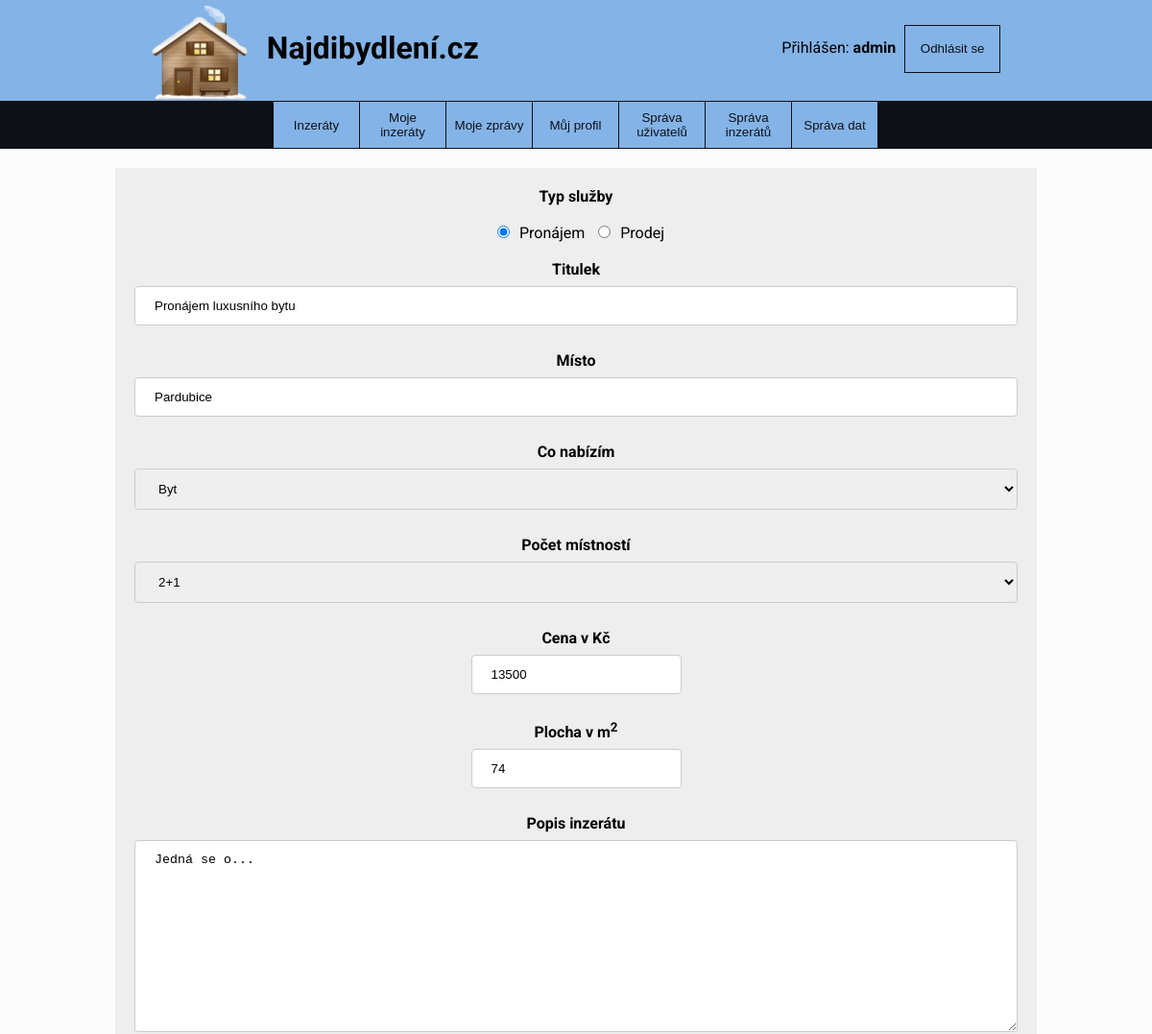
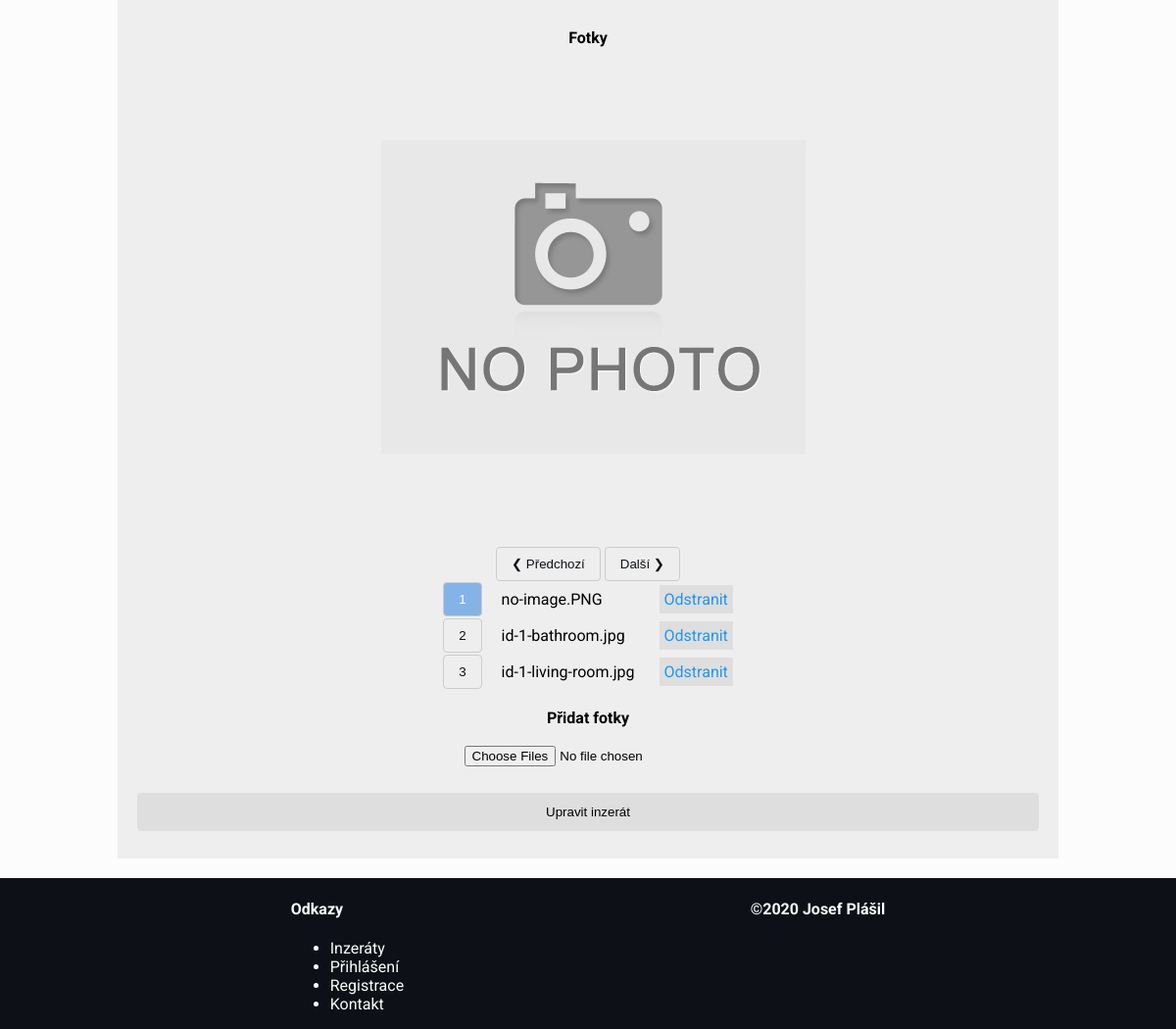
The page /index.php?page=edit_ad&item=1 (signed in) on the database its author committed (2 pictures, top to bottom).
### tables this page shows
CREATE TABLE IF NOT EXISTS `items`
(
    `item_id`                INT(5)      NOT NULL AUTO_INCREMENT,
    `publication_date`       DATETIME    NOT NULL,
    `modification_date`      DATETIME    NULL,
    `price`                  INT(7)      NOT NULL,
    `area`                   INT(6)      NOT NULL,
    `users_user_id`          INT(6)      NOT NULL,
    `categories_category_id` INT(2)      NOT NULL,
    `title`                  VARCHAR(45) NOT NULL,
    `description`            TEXT        NOT NULL,
    `rooms_room_id`          INT(2)      NOT NULL,
    `cities_city_id`         INT         NOT NULL,
    `type`                   VARCHAR(45) NOT NULL,
    PRIMARY KEY (`item_id`),
    INDEX `fk_ITEM_USERS1_idx` (`users_user_id` ASC),
    INDEX `fk_ITEM_CATEGORY1_idx` (`categories_category_id` ASC),
    INDEX `fk_ITEMS_ROOMS1_idx` (`rooms_room_id` ASC),
    INDEX `fk_items_cities1_idx` (`cities_city_id` ASC),
    CONSTRAINT `fk_ITEM_USERS1`
        FOREIGN KEY (`users_user_id`)
            REFERENCES `users` (`user_id`)
            ON DELETE NO ACTION
            ON UPDATE NO ACTION,
    CONSTRAINT `fk_ITEM_CATEGORY1`
        FOREIGN KEY (`categories_category_id`)
            REFERENCES `categories` (`category_id`)
            ON DELETE NO ACTION
            ON UPDATE NO ACTION,
    CONSTRAINT `fk_ITEMS_ROOMS1`
        FOREIGN KEY (`rooms_room_id`)
            REFERENCES `rooms` (`room_id`)
            ON DELETE NO ACTION
            ON UPDATE NO ACTION,
    CONSTRAINT `fk_items_cities1`
        FOREIGN KEY (`cities_city_id`)
            REFERENCES `cities` (`city_id`)
            ON DELETE NO ACTION
            ON UPDATE NO ACTION
);

CREATE TABLE IF NOT EXISTS `cities`
(
    `city_id`           INT         NOT NULL AUTO_INCREMENT,
    `name`              VARCHAR(45) NOT NULL,
    `regions_region_id` INT         NOT NULL,
    PRIMARY KEY (`city_id`),
    INDEX `fk_cities_regions1_idx` (`regions_region_id` ASC),
    CONSTRAINT `fk_cities_regions1`
        FOREIGN KEY (`regions_region_id`)
            REFERENCES `regions` (`region_id`)
            ON DELETE NO ACTION
            ON UPDATE NO ACTION
);

CREATE TABLE IF NOT EXISTS `images`
(
    `image_id`      INT          NOT NULL AUTO_INCREMENT,
    `name`          VARCHAR(75)  NOT NULL,
    `path`          VARCHAR(256) NOT NULL,
    `items_item_id` INT(5)       NOT NULL,
    PRIMARY KEY (`image_id`),
    INDEX `fk_images_items1_idx` (`items_item_id` ASC),
    CONSTRAINT `fk_images_items1`
        FOREIGN KEY (`items_item_id`)
            REFERENCES `items` (`item_id`)
            ON DELETE NO ACTION
            ON UPDATE NO ACTION
);

### data/function.php (called while the page is built, shortened)
<?php
$dbServername = "localhost";
$dbUsername = "root";
$dbPassword = "Database1001";
$dbName = 'db_dev';
function getCategories() {
    global $dbServername, $dbUsername, $dbPassword, $dbName;
    $conn = new mysqli($dbServername, $dbUsername, $dbPassword, $dbName);
    $sql = "SELECT * FROM categories";
    return $conn->query($sql);
}
function getRooms() {
    global $dbServername, $dbUsername, $dbPassword, $dbName;
    $conn = new mysqli($dbServername, $dbUsername, $dbPassword, $dbName);
    $sql = "SELECT * FROM rooms";
    return $conn->query($sql);
}
function getItem($id) {
    global $dbServername, $dbUsername, $dbPassword, $dbName;
    $conn = new mysqli($dbServername, $dbUsername, $dbPassword, $dbName);
    $sql = "SELECT item_id, publication_date, modification_date, price, area, users.username,users.email, categories.name AS category,
       title, items.description, cities.name AS city, regions.name AS region, rooms.name AS room, type FROM items
                JOIN users ON items.USERS_user_id=user_id
                JOIN categories ON items.categories_category_id = categories.category_id
                JOIN cities ON items.cities_city_id = cities.city_id
                JOIN regions on cities.regions_region_id = region_id
                LEFT JOIN rooms on items.ROOMS_room_id = room_id
                WHERE item_id = $id";
    return $conn->query($sql);
}
function getPictures($id) {
    global $dbServername, $dbUsername, $dbPassword, $dbName;
    $conn = new mysqli($dbServername, $dbUsername, $dbPassword, $dbName);
    $sql = "SELECT * FROM images WHERE items_item_id = $id";
    return $conn->query($sql);
}

### page/edit_ad.php (the view, shortened to what this page needs)
<?php
if (isset($_GET["item"])) {
    $itemId = $_GET["item"];
    $item = getItem($itemId);
    if ($item->num_rows > 0) {
        $rowItem = $item->fetch_assoc();
    }
    $pictures = getPictures($itemId);
}
?>
<div class="full-width-wrapper">
    <div class="flex-wrap">
        <div class="item-details">
            <div class="search-form">
                <form name="item-form-values" action="" method="post" enctype="multipart/form-data">
                    <b>Typ služby</b><br><br>
                    <label><input type="radio" name="radio2" value="Pronájem" <?php
                            if ($rowItem["type"] == 'Pronájem'){
                                echo "checked";
                            }
                        ?> checked>Pronájem</label>
                    <label><input type="radio" name="radio2" value="Prodej" <?php
                            if ($rowItem["type"] == 'Prodej'){
                                echo "checked";
                        }
                        ?>>Prodej</label>
                    <br><br>
                    <label><b>Titulek</b><input required id="titleValue" type="text" placeholder="Zadejte titulek" name="item-title" value="<?php
                        echo $rowItem["title"];
                        ?>"></label>
                    <br><br>
                    <label><b>Místo</b><input required id="cityValue" type="text" placeholder="Zadejte město" name="item-city" value="<?php
                        echo $rowItem["city"];
                        ?>"></label>
                    <br><br>
                    <label><b>Co nabízím</b>
                        <select name="item-category" id="selectCategory" onchange="categoryChange()">
                            <?php
                            $categories = getCategories();
                            if ($categories->num_rows > 0) {
                                while ($rowCategory = $categories->fetch_assoc()) {
                                    $category = $rowCategory['name'];
                                    ?>
                                    <option <?php echo "value=$category"?><?php
                                    if ($rowItem["category"] == $category) {
                                        echo " selected";
                                    }
                                    echo ">$category </option>";
                                }
                            }
                            ?>
                        </select>
                        <br>
                    </label><br>
                    <div id="selectRooms">
                        <label><b>Počet místností</b>
                            <select name="item-rooms">
                                <?php
                                $rooms = getRooms();
                                if ($rooms->num_rows > 0) {
                                    while ($rowRoom = $rooms->fetch_assoc()) {
                                        $room = $rowRoom['name'];
                                        ?>
                                        <option <?php echo "value=$room"?><?php
                                        if ($rowItem["room"] == $room) {
                                            echo " selected";
                                        }
                                        echo ">$room </option>";
                                    }
                                }
                                ?>
                            </select>
                        </label>
                    </div>
                    <br>
                    <label><b>Cena v Kč</b></label><br>
                    <div class="search-from-to">
                        <label><input required type="text" placeholder="Cena" name="item-price" value="<?php
                            echo $rowItem["price"];
                            ?>">
                        </label>
                    </div>
                    <br><br>
                    <label><b>Plocha v m<sup>2</sup></b></label><br>
                    <div class="search-from-to">
                        <label><input required type="text" placeholder="Plocha" name="item-area" value="<?php
                            echo $rowItem["area"];
                            ?>">
                        </label>
                    </div>
                    <br><br>
                    <label><b>Popis inzerátu</b><br>
                        <textarea required placeholder="Popis nového inzerátu..." name="item-description"><?php echo $rowItem["description"];?></textarea></label>
                    <br><br>
                    <b>Fotky</b><br>
                    <?php
                    $nameArray = array();
                    if ($pictures->num_rows > 0) {
                        echo "<div class='item-image-container'>";
                        $imageCount = $pictures->num_rows;
                        while ($rowPicture = $pictures->fetch_assoc()) {
                            $pictureName = $rowPicture["name"];
                            $picturePath = $rowPicture["path"];
                            array_push($nameArray, $pictureName);
                            echo "<img class='item-image-slider' src= '$picturePath' alt='$pictureName'>";
                        }
                        echo "
                    </div>
                    <button type='button' class=\"slide-button\" onclick=\"plusDivs(-1)\">&#10094; Předchozí</button>
                    <button type='button' class=\"slide-button\" onclick=\"plusDivs(1)\">Další &#10095;</button><br>
                    <table>
                    ";
                        $arrayIndex = 0;
                        for ($x = 1; $x <= $imageCount; $x++) {
                            echo "<tr>
                                    <td><button type='button' class=\"slide-button mark\" onclick=\"currentDiv('$x')\">$x</button></td>
                                    <td>$nameArray[$arrayIndex]</td>
                                    <td><a class=\"information-link\" href=\"?page=delete_image&image=$nameArray[$arrayIndex]\" onclick=\"return confirm('Opravdu chcete fotku smazat?')\">Odstranit</a></td>
                                    </tr> ";
                            $arrayIndex++;
                        }
                        echo "
                    </table>
                    <script>
                    /* Kod tohoto scriptu byl prevzat z https://www.w3schools.com/w3css/w3css_slideshow.asp */
                    let slideIndex = 1;
                        showDivs(slideIndex);
                        function plusDivs(n) {
                          showDivs(slideIndex += n);
                        }
                        function currentDiv(n) {
                          showDivs(slideIndex = n);
                        }
                        function showDivs(n) {
                          let i;
                          let x = document.getElementsByClassName(\"item-image-slider\");
                          let dots = document.getElementsByClassName(\"mark\");
                          if (n > x.length) {slideIndex = 1}
                          if (n < 1) {slideIndex = x.length}
                          for (i = 0; i < x.length; i++) {
                            x[i].style.display = \"none\";
                          }
                          for (i = 0; i < dots.length; i++) {
                            dots[i].className = dots[i].className.replace(\" slide-button-active\", \"\");
                          }
                          x[slideIndex-1].style.display = \"block\";
                          dots[slideIndex-1].className += \" slide-button-active\";
                        }
                    </script>
                    ";
                    } else {
                        echo "Fotky nebyly přidány.<br><br>";
                    }
                    ?>
                    <br>
                    <b>Přidat fotky</b><br><br>
                        <input type="file" name="item-images1[]" multiple>
                        <br><br>
                        <input type="submit" value="Upravit inzerát" name="edit-ad">
                </form>
            </div>
        </div>
    </div>
</div>

### style/layout.css (style rules this page uses)
body, html { height: 100%; background-color: #fcfcfc; }
body { font-family: 'Roboto', sans-serif; position: relative; margin: 0; }
.full-width-wrapper { max-width: 960px !important; margin: 0 auto; position: relative; }
.flex-wrap { display: flex; flex-wrap: wrap; justify-content: space-around; width: 100%; float: right; position: relative; }
.login-register-form input, select { width: 100%; padding: 12px 20px; margin: 8px 0; display: inline-block; border: 1px solid #ccc; border-radius: 4px; box-sizing: border-box; }
.search-form input[type=text], input[type=submit], select { width: 100%; padding: 12px 20px; margin: 8px 0; display: inline-block; border: 1px solid #ccc; border-radius: 4px; box-sizing: border-box; }
.search-form input[type=radio] { cursor: pointer; margin: 0 10px 0 10px; }
.search-form textarea { min-height: 200px; }
.search-form input[type=submit] { cursor: pointer; background: #dedede; width: 100%; padding: 12px 20px; border: none; }
.search-from-to { display: inline-flex; }
.search-from-to label { white-space: nowrap; }
.information-link { text-decoration: none; color: #2196F3; background: #dedede; padding: 5px; margin-left: 5px; }
.item-details { width: 100%; position: relative; padding: 20px; margin: 20px 0; background: #eee; text-align: center; }
.item-details table { border-collapse: collapse; border-spacing: 30px 0; margin: 0 auto; }
.item-details table tr { text-align: left; }
.item-details table td { text-align: left; padding: 1px 10px; }
.item-image-container { padding: 5px; width: 100%; height: 500px; display: flex; align-items: center; justify-content: center; }
.item-image-container img { max-width: 100%; max-height: 100%; }
.slide-button { border: 1px solid #ccc; border-radius: 4px; box-sizing: border-box; background: #eee; color: #0d1117; padding: 9px 15px; cursor: pointer; }
.slide-button-active { background: #84B3E7; color: #fcfcfc; }
.message-form input, textarea { width: 100%; padding: 12px 20px; margin: 8px 0; display: inline-block; border: 1px solid #ccc; border-radius: 4px; box-sizing: border-box; }

### rows shown on the page
items: type "☑ Pronájem", type "☐ Prodej", item-title "Pronájem luxusního bytu", item-city "Pardubice", item-price "13500", item-area "74", item-description "Jedná se o..."
images: path+name (placeholder picture)

### other values the page prints
$username "admin"
$nameArray[$arrayIndex] "no-image.PNG"
$nameArray[$arrayIndex] "id-1-bathroom.jpg"
$nameArray[$arrayIndex] "id-1-living-room.jpg"
form field item-category "Byt"
form field item-rooms "2+1"
